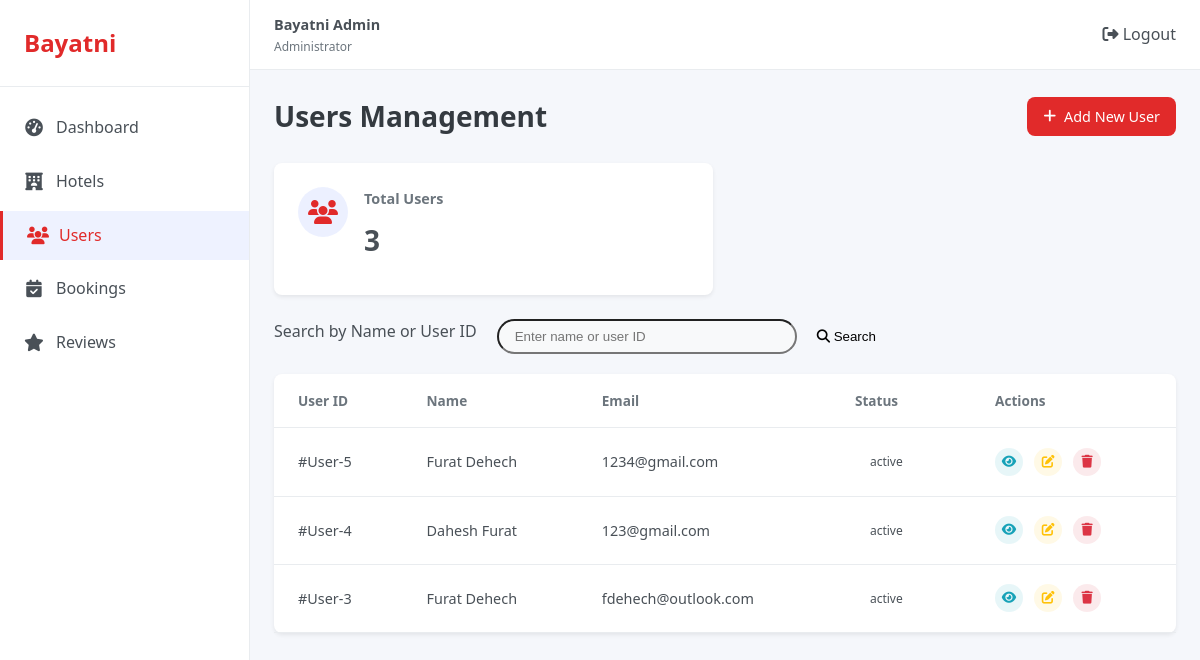
The app's page /admin/app/controllers/users/users.php (signed in), older data.
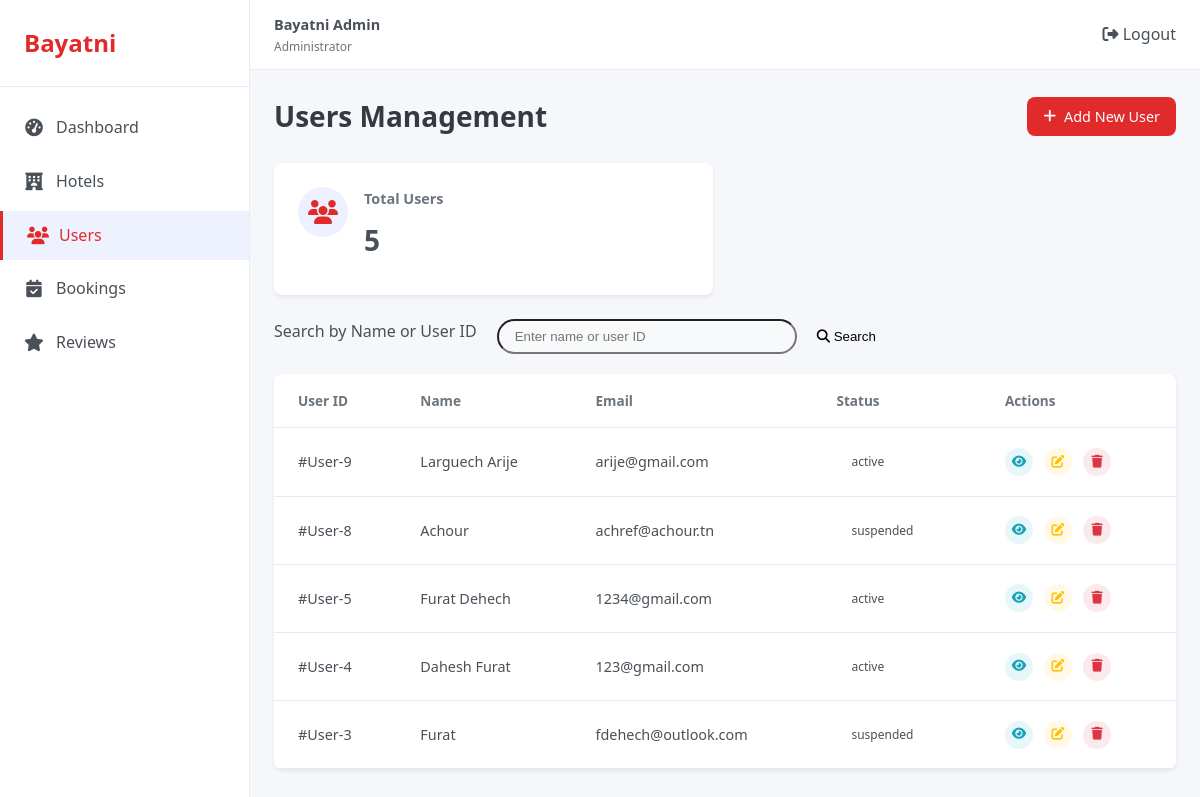
The same page, newer data.
### tables this page shows
CREATE TABLE `users` (
  `id` int(11) NOT NULL,
  `firstname` varchar(30) NOT NULL,
  `lastname` varchar(30) NOT NULL,
  `fullname` varchar(100) NOT NULL,
  `birthday` date NOT NULL,
  `email` varchar(100) NOT NULL,
  `status` enum('active','suspended') NOT NULL,
  `password` varchar(255) NOT NULL,
  `card_number` varchar(16) NOT NULL,
  `card_name` varchar(100) NOT NULL,
  `card_expire` varchar(5) NOT NULL,
  `card_cvc` varchar(4) NOT NULL,
  `created_at` timestamp NOT NULL DEFAULT current_timestamp(),
  `reset_token` varchar(64) NOT NULL,
  `token_expire` datetime NOT NULL
);

### admin/app/controllers/Users/users.php (the view, shortened to what this page needs)
    <?php
    require_once __DIR__ .'/../../../config/config.php';
    $query = "SELECT * FROM users WHERE 1=1";
    $query .= " ORDER BY id DESC";
    $stmt = $conn->prepare($query);
    $stmt->execute();
    $result = $stmt->get_result();
    $users = [];
    if ($result) {
        while ($row = $result->fetch_assoc()) {
            $users[] = $row;
        }
    }
    $totalUsersQuery = "SELECT COUNT(*) as total FROM users";
    $result = $conn->query($totalUsersQuery);
    $totalUsers = $result->fetch_assoc()['total'];
    ?>
<!DOCTYPE html>
<!DOCTYPE html>
<html lang="en">
<head>
    <link rel="stylesheet" href="../../../public/css/styles.css">
    <link rel="stylesheet" href="https://cdnjs.cloudflare.com/ajax/libs/font-awesome/6.4.0/css/all.min.css">
</head>
<body>
    <div class="dashboard">
    <?php include __DIR__ .'/../../../includes/sidebar.php'; ?>
        <main class="main-content">
        <?php include __DIR__ .'/../../../includes/header.php'; ?>
            <div class="dashboard-content" id="users">
                <div class="page-header">
                    <h1>Users Management</h1>
                    <a href="user_add.php" class="primary-btn">
                        <i class="fas fa-plus"></i> Add New User
                    </a>
                </div>
                <div class="user-stats">
                    <div class="user-stat-card">
                        <div class="stat-icon">
                            <i class="fas fa-users"></i>
                        </div>
                        <div class="stat-details">
                            <h3>Total Users</h3>
                            <h2><?php echo number_format($totalUsers); ?></h2>
                        </div>
                    </div>
                </div>
                <form action="users.php" method="GET" class="search-section">
                    <div class="search-group">
                        <label for="search-input">Search by Name or User ID</label>
                        <input
                            type="text"
                            id="search-input"
                            name="search"
                            class="search-bar"
                            placeholder="Enter name or user ID"
                            value="<?php echo isset($_GET['search']) ? htmlspecialchars($_GET['search']) : ''; ?>"
                        >
                        <button type="submit" class="search-btn">
                            <i class="fas fa-search"></i> Search
                        </button>
                    </div>
                </form>
                <div class="table-card">
                    <div class="table-responsive">
                        <table class="data-table">
                            <thead>
                                <tr>
                                    <th>User ID</th>
                                    <th>Name</th>
                                    <th>Email</th>
                                    <th>Status</th>
                                    <th>Actions</th>
                                </tr>
                            </thead>
                            <tbody>
                                <?php foreach ($users as $index => $user): ?>
                                <tr>
                                    <td>#User-<?php echo $user['id']; ?></td>
                                    <td>
                                        <div class="user-info-cell">
                                            <span><?php echo htmlspecialchars($user['fullname']); ?></span>
                                        </div>
                                    </td>
                                    <td><?php echo htmlspecialchars($user['email']); ?></td>
                                    <td><span class="status-badge"> <?php echo $user['status']; ?> </span></td>
                                    <td>
                                        <div class="action-buttons">
                                            <a href="user_view.php?id=<?php echo $user['id']; ?>" class="action-btn view-btn"><i class="fas fa-eye"></i></a>
                                            <a href="user_edit.php?id=<?php echo $user['id']; ?>" class="action-btn edit-btn"><i class="fas fa-edit"></i></a>
                                            <a href="users.php?action=delete&id=<?php echo $user['id']; ?>" class="action-btn delete-btn" onclick="return confirm('Are you sure you want to delete this user?');"><i class="fas fa-trash"></i></a>
                                        </div>
                                    </td>
                                </tr>
                                <?php endforeach; ?>
                            </tbody>
                        </table>
                    </div>
                </div>
        </main>
    </div>
</body>
</html>

Row changes from the older to the newer data that the page shows:
added users: id "9", fullname "Larguech Arije", email "arije@gmail.com", status "active"
added users: id "8", fullname "Achour", email "achref@achour.tn", status "suspended"
changed users "fdehech@outlook.com": fullname "Furat Dehech" → "Furat"; status "active" → "suspended"
Text that changed along with them:
$totalUsers: "3" → "5"
